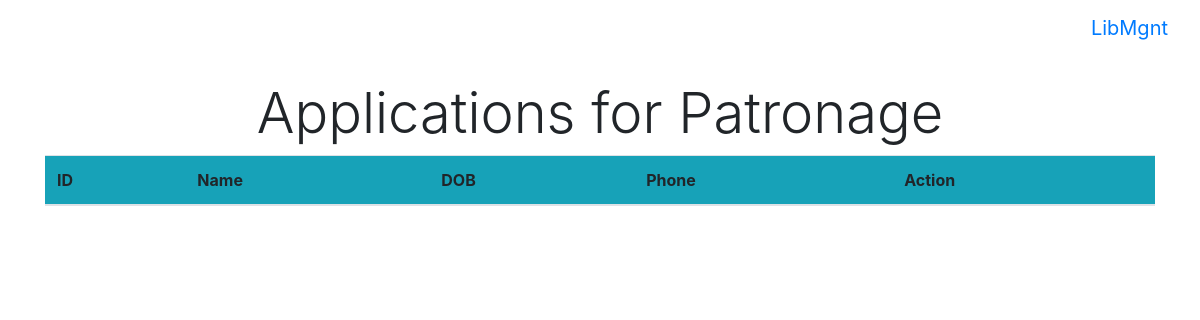
The page /applications (signed in) on the database as committed earlier.
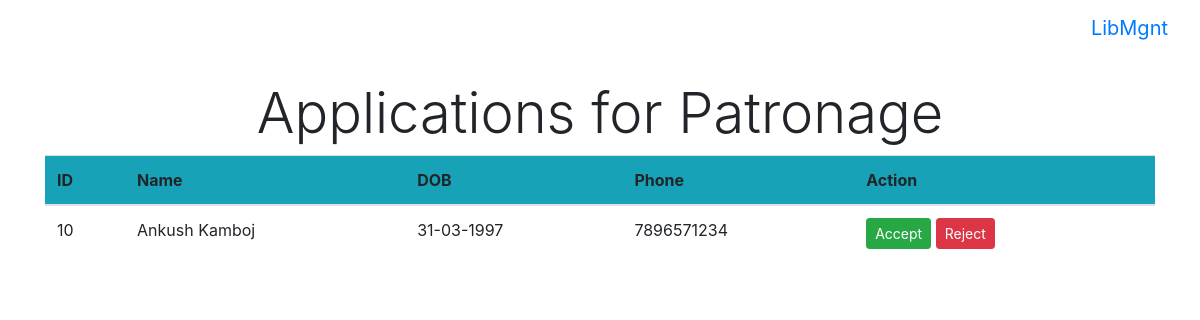
The same page on the database as committed later.
### tables this page shows
CREATE TABLE patron_reg(
	regID INTEGER PRIMARY KEY AUTOINCREMENT,
	name VARCHAR(50),
	dob DATE,
	address TEXT,
	phone VARCHAR(10));

### server.py (the view)
@app.route("/applications")
@login_required
def patronApplications():
	applications = db_util.queryPatronReg()
	return render_template("applications.html", payload={"applications":applications})

### db_util.py (called while the page is built)
def queryPatronReg():
	try:
		cursor.execute('''SELECT * FROM patron_reg;''')
		regs = cursor.fetchall()
		return regs
	except Exception as e:
		print(e)
		return None

### librarian.py (called while the page is built)
	def get(self, username):
		try:
			cursor.execute('''SELECT * FROM librarian WHERE username=:username''', (username, ))
			librarian = cursor.fetchone()
			self.librarianID = librarian[0]
			self.username = librarian[1]
			self.password = librarian[2]
			self.authenticated = False
			return self
		except Exception as e:
			print(e)
			return None

### server.py (called while the page is built)
@login_manager.user_loader
def user_loader(username):
	return Librarian().get(username)

### templates/applications.html (shortened to what this page needs)
{% extends "base.html" %}
{% block body %}
<div class="container">
	<h2 class="display-4 text-center">Applications for Patronage</h2>
	<table class="table table-hover">
		<thead>
			<tr class="bg-info">
				<th>ID</th>
				<th>Name</th>
				<th>DOB</th>
				<th>Phone</th>
				<th>Action</th>
			</tr>
		</thead>
		<tbody>
			{% for patron in payload.applications %}
			<tr>
				<td>{{patron[0]}}</td>
				<td>{{patron[1]}}</td>
				<td>{{patron[2]}}</td>
				<td>{{patron[4]}}</td>
				<td>
				<a class="btn btn-success btn-sm" href="/accept/{{patron[0]}}" role="button">Accept</a>
				<a class="btn btn-danger btn-sm" href="/reject/{{patron[0]}}" role="button">Reject</a>
				</td>
			</tr>
			{% endfor %}
		</tbody>
	</table>
</div>
{% endblock %}

Rows that differ between the two databases and show on the page:
added patron_reg: regID "10", name "Ankush Kamboj", dob "31-03-1997", phone "7896571234"
